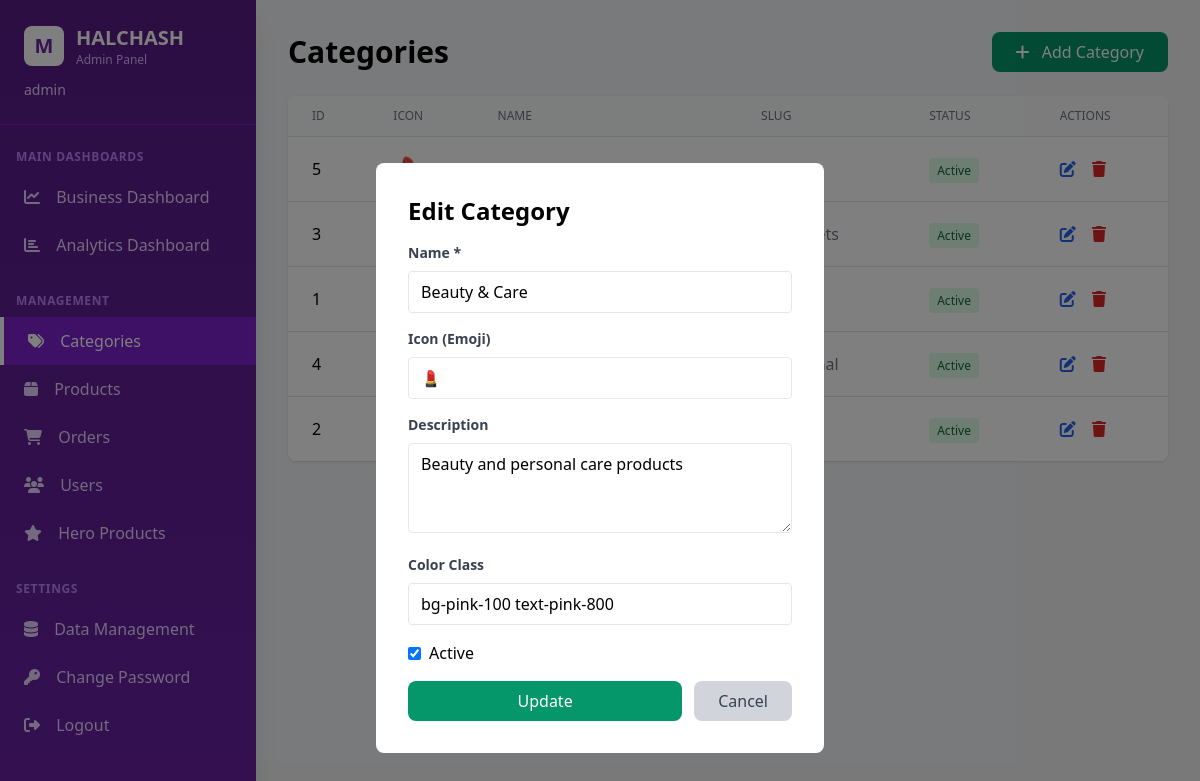
Screenshot of /admin/categories.php?edit=5 (signed in) with the database file from the repository.
### tables this page shows
CREATE TABLE IF NOT EXISTS categories (
    id INT AUTO_INCREMENT PRIMARY KEY,
    name VARCHAR(100) NOT NULL,
    slug VARCHAR(100) UNIQUE NOT NULL,
    icon VARCHAR(50),
    description TEXT,
    color VARCHAR(50),
    is_active BOOLEAN DEFAULT TRUE,
    created_at TIMESTAMP DEFAULT CURRENT_TIMESTAMP,
    updated_at TIMESTAMP DEFAULT CURRENT_TIMESTAMP ON UPDATE CURRENT_TIMESTAMP
);

### admin/categories.php (the view, shortened to what this page needs)
<?php
$pdo = getDBConnection();
$stmt = $pdo->query("SELECT * FROM categories ORDER BY name ASC");
$categories = $stmt->fetchAll();
$editCategory = null;
if (isset($_GET['edit'])) {
    $id = intval($_GET['edit']);
    $stmt = $pdo->prepare("SELECT * FROM categories WHERE id = ?");
    $stmt->execute([$id]);
    $editCategory = $stmt->fetch();
}
?>
<!DOCTYPE html>
<html lang="en">
<head>
    <script src="https://cdn.tailwindcss.com"></script>
    <link rel="stylesheet" href="https://cdnjs.cloudflare.com/ajax/libs/font-awesome/6.4.0/css/all.min.css">
</head>
<body class="bg-gray-100">
    <div class="flex h-screen">
        <?php include 'sidebar.php'; ?>
        <div class="flex-1 overflow-auto lg:ml-0">
            <div class="p-4 lg:p-8">
                <div class="flex justify-between items-center mb-6">
                    <h2 class="text-3xl font-bold">Categories</h2>
                    <button onclick="document.getElementById('categoryModal').classList.remove('hidden')" class="bg-emerald-600 text-white px-6 py-2 rounded-lg hover:bg-emerald-700">
                        <i class="fas fa-plus mr-2"></i> Add Category
                    </button>
                </div>
                <div class="bg-white rounded-lg shadow overflow-hidden">
                    <table class="min-w-full divide-y divide-gray-200">
                        <thead class="bg-gray-50">
                            <tr>
                                <th class="px-6 py-3 text-left text-xs font-medium text-gray-500 uppercase">ID</th>
                                <th class="px-6 py-3 text-left text-xs font-medium text-gray-500 uppercase">Icon</th>
                                <th class="px-6 py-3 text-left text-xs font-medium text-gray-500 uppercase">Name</th>
                                <th class="px-6 py-3 text-left text-xs font-medium text-gray-500 uppercase">Slug</th>
                                <th class="px-6 py-3 text-left text-xs font-medium text-gray-500 uppercase">Status</th>
                                <th class="px-6 py-3 text-left text-xs font-medium text-gray-500 uppercase">Actions</th>
                            </tr>
                        </thead>
                        <tbody class="bg-white divide-y divide-gray-200">
                            <?php foreach ($categories as $cat): ?>
                                <tr>
                                    <td class="px-6 py-4 whitespace-nowrap"><?php echo $cat['id']; ?></td>
                                    <td class="px-6 py-4 whitespace-nowrap text-2xl"><?php echo htmlspecialchars($cat['icon']); ?></td>
                                    <td class="px-6 py-4 whitespace-nowrap font-medium"><?php echo htmlspecialchars($cat['name']); ?></td>
                                    <td class="px-6 py-4 whitespace-nowrap text-gray-500"><?php echo htmlspecialchars($cat['slug']); ?></td>
                                    <td class="px-6 py-4 whitespace-nowrap">
                                        <span class="px-2 py-1 text-xs rounded <?php echo $cat['is_active'] ? 'bg-green-100 text-green-800' : 'bg-red-100 text-red-800'; ?>">
                                            <?php echo $cat['is_active'] ? 'Active' : 'Inactive'; ?>
                                        </span>
                                    </td>
                                    <td class="px-6 py-4 whitespace-nowrap">
                                        <a href="?edit=<?php echo $cat['id']; ?>" class="text-blue-600 hover:text-blue-800 mr-3">
                                            <i class="fas fa-edit"></i>
                                        </a>
                                        <form method="POST" class="inline" onsubmit="return confirm('Are you sure?')">
                                            <button type="submit" class="text-red-600 hover:text-red-800">
                                                <i class="fas fa-trash"></i>
                                            </button>
                                        </form>
                                    </td>
                                </tr>
                            <?php endforeach; ?>
                        </tbody>
                    </table>
                </div>
            </div>
        </div>
    </div>
    <div id="categoryModal" class="<?php echo $editCategory ? '' : 'hidden'; ?> fixed inset-0 bg-black bg-opacity-50 flex items-center justify-center z-50">
        <div class="bg-white rounded-lg p-8 w-full max-w-md">
            <h3 class="text-2xl font-bold mb-4"><?php echo $editCategory ? 'Edit' : 'Add'; ?> Category</h3>
            <form method="POST">
                <div class="mb-4">
                    <label class="block text-gray-700 text-sm font-bold mb-2">Name *</label>
                    <input type="text" name="name" required value="<?php echo $editCategory ? htmlspecialchars($editCategory['name']) : ''; ?>" class="w-full px-3 py-2 border rounded">
                </div>
                <div class="mb-4">
                    <label class="block text-gray-700 text-sm font-bold mb-2">Icon (Emoji)</label>
                    <input type="text" name="icon" value="<?php echo $editCategory ? htmlspecialchars($editCategory['icon']) : ''; ?>" class="w-full px-3 py-2 border rounded" placeholder="👗">
                </div>
                <div class="mb-4">
                    <label class="block text-gray-700 text-sm font-bold mb-2">Description</label>
                    <textarea name="description" class="w-full px-3 py-2 border rounded" rows="3"><?php echo $editCategory ? htmlspecialchars($editCategory['description']) : ''; ?></textarea>
                </div>
                <div class="mb-4">
                    <label class="block text-gray-700 text-sm font-bold mb-2">Color Class</label>
                    <input type="text" name="color" value="<?php echo $editCategory ? htmlspecialchars($editCategory['color']) : ''; ?>" class="w-full px-3 py-2 border rounded" placeholder="bg-purple-100 text-purple-800">
                </div>
                <?php if ($editCategory): ?>
                    <div class="mb-4">
                        <label class="flex items-center">
                            <input type="checkbox" name="is_active" <?php echo $editCategory['is_active'] ? 'checked' : ''; ?> class="mr-2">
                            <span>Active</span>
                        </label>
                    </div>
                <?php endif; ?>
                <div class="flex gap-3">
                    <button type="submit" class="bg-emerald-600 text-white px-6 py-2 rounded-lg hover:bg-emerald-700 flex-1">
                        <?php echo $editCategory ? 'Update' : 'Create'; ?>
                    </button>
                    <button type="button" onclick="window.location.href='categories.php'" class="bg-gray-300 text-gray-700 px-6 py-2 rounded-lg hover:bg-gray-400">
                        Cancel
                    </button>
                </div>
            </form>
        </div>
    </div>
</body>
</html>

### rows the page displays
categories: id "5", shows "Active", name "Beauty & Care", icon "💄", description "Beauty and personal care products", color "bg-pink-100 text-pink-800", is_active "☑"
categories: id "3", is_active "Active"
categories: id "1", is_active "Active"
categories: id "4", is_active "Active"
categories: id "2", is_active "Active"

### other values shown
$_SESSION['admin_username'] "admin"
